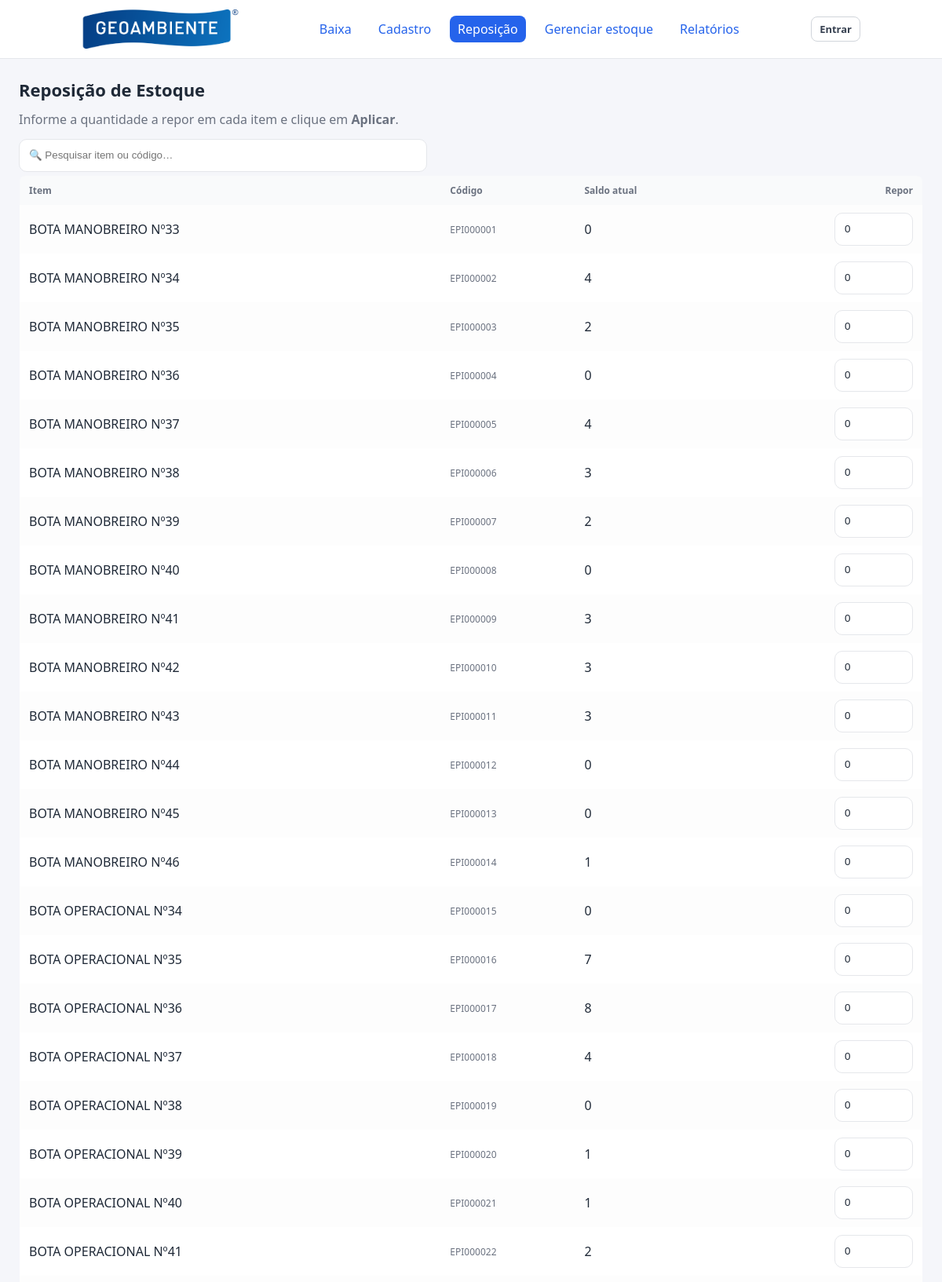
/repor (upper part), run on the app's committed database.
### tables this page shows
CREATE TABLE itens (
                id INTEGER PRIMARY KEY AUTOINCREMENT,
                nome TEXT NOT NULL,
                codigo TEXT UNIQUE NOT NULL,
                saldo INTEGER NOT NULL
            , ca TEXT);

### app_epi.py (the view, shortened to what this page needs)
@app.route("/repor", methods=["GET", "POST"])
@login_required_for(methods=("POST",))
def repor():
    conn = get_db_connection()
    cur = conn.cursor()
    q = (request.args.get("q") or "").strip()
    if q:
        like = f"%{q}%"
        cur.execute("""
            SELECT * FROM itens
            WHERE nome LIKE ? OR codigo LIKE ?
            ORDER BY nome
        """, (like, like))
    else:
        cur.execute("SELECT * FROM itens ORDER BY nome")
    itens = cur.fetchall()
    conn.close()
    return render_template("repor.html", itens=itens, q=q)

### app_epi.py (called while the page is built)
def login_required_for(methods=("POST",)):
    methods = set(m.upper() for m in methods)
    def deco(view):
        @wraps(view)
        def wrapped(*args, **kwargs):
            if request.method.upper() in methods and not session.get("user"):
                session["next_url"] = request.full_path if request.query_string else request.path
                return redirect(url_for("login"))
            return view(*args, **kwargs)
        return wrapped
    return deco

def get_db_connection():
    conn = sqlite3.connect('estoque.db')
    conn.row_factory = sqlite3.Row
    conn.execute("PRAGMA foreign_keys = ON")
    return conn

### templates/repor.html (shortened to what this page needs)
{% extends "base.html" %}
{% block content %}
<h1>Reposição de Estoque</h1>
<p class="page-sub muted">Informe a quantidade a repor em cada item e clique em <b>Aplicar</b>.</p>
<div class="table-toolbar column-left">
  <div class="toolbar-search">
    <input class="input" id="busca-repor" placeholder="🔍 Pesquisar item ou código…">
  </div>
</div>
<form method="POST" id="form-repor">
  <table class="table" id="tabela-repor">
    <thead>
      <tr>
        <th>Item</th>
        <th>Código</th>
        <th>Saldo atual</th>
        <th>Repor</th>
      </tr>
    </thead>
    <tbody>
      {% for it in itens %}
      <tr>
        <td class="col-nome">{{ it.nome }}</td>
        <td class="col-codigo small">{{ it.codigo }}</td>
        <td>{{ it.saldo }}</td>
        <td>
          <input type="number" name="qtd_{{ it.id }}" value="0" min="0" class="input" style="max-width:100px">
        </td>
      </tr>
      {% endfor %}
    </tbody>
  </table>
</form>
{% endblock %}

### static/style.css (style rules this page uses)
:root { --bg: #f5f6fa; --card: #ffffff; --muted: #6b7280; --text: #1f2937; --accent: #2563eb; --accent-2: #4f46e5; --danger: #dc2626; --success: #16a34a; --border: #e5e7eb; --radius: 12px; --line:#eef0f3; --zebra:#fafbff; --hover:#f0f6ff; --blue:#2563eb; --blue-2:#1d4ed8; --blue-3:#1e40af; --red:#ef4444; --red-2:#b91c1c; --red-bg:#fee2e2; --green:#10b981; --amber:#f59e0b; }
* { box-sizing: border-box; }
html, body { height: 100%; }
body { margin: 0; font-family: system-ui, -apple-system, Segoe UI, Roboto; background: var(--bg); color: var(--text); }
h1 { font-size:22px; margin:0 0 12px; }
p.muted { color: var(--muted); margin:6px 0 14px; }
.small { font-size:12px; color: var(--muted); }
.page-sub { margin:0 0 16px 0; }
.input, input[type="text"], input[type="number"], select, textarea { width:100%; background:#fff; color:var(--text); border:1px solid var(--border); border-radius:10px; padding:10px 12px; outline:none; }
.table { width:100%; border-collapse:collapse; overflow:hidden; border-radius:8px; border:1px solid var(--border); }
.table th, .table td { padding:10px 12px; text-align:left; }
.table thead th { font-size:12px; color:var(--muted); background:#f9fafb; }
.table tbody tr { background:#fff; }
.table tbody tr:nth-child(odd) { background:#fdfdfd; }
.table td:last-child { text-align:right; }
#form-repor .input, #form-repor .btn { height:42px; line-height:42px; box-sizing:border-box; }
.table-toolbar { display:flex; align-items:center; justify-content:space-between; gap:12px; margin:8px 0 4px; }
.table-toolbar { display: flex; align-items: flex-start; justify-content: flex-start; gap: 8px; margin: 8px 0 4px; flex-wrap: wrap; }
.table-toolbar.column-left { flex-direction: column; gap: 10px; }
.toolbar-search { width: 100%; max-width: 520px; }
.toolbar-search .input { height: 42px; line-height: 42px; box-sizing: border-box; width: 100%; }
.table th:last-child { text-align: right; }

### templates/base.html (style rules this page uses)
.table th:last-child { text-align: right; }

### data on the page
itens: nome "BOTA MANOBREIRO Nº33", codigo "EPI000001", saldo "0"
itens: nome "BOTA MANOBREIRO Nº34", codigo "EPI000002", saldo "4"
itens: nome "BOTA MANOBREIRO Nº35", codigo "EPI000003", saldo "2"
itens: nome "BOTA MANOBREIRO Nº36", codigo "EPI000004", saldo "0"
itens: nome "BOTA MANOBREIRO Nº37", codigo "EPI000005", saldo "4"
itens: nome "BOTA MANOBREIRO Nº38", codigo "EPI000006", saldo "3"
itens: nome "BOTA MANOBREIRO Nº39", codigo "EPI000007", saldo "2"
itens: nome "BOTA MANOBREIRO Nº40", codigo "EPI000008", saldo "0"
itens: nome "BOTA MANOBREIRO Nº41", codigo "EPI000009", saldo "3"
itens: nome "BOTA MANOBREIRO Nº42", codigo "EPI000010", saldo "3"
itens: nome "BOTA MANOBREIRO Nº43", codigo "EPI000011", saldo "3"
itens: nome "BOTA MANOBREIRO Nº44", codigo "EPI000012", saldo "0"
itens: nome "BOTA MANOBREIRO Nº45", codigo "EPI000013", saldo "0"
itens: nome "BOTA MANOBREIRO Nº46", codigo "EPI000014", saldo "1"
itens: nome "BOTA OPERACIONAL Nº34", codigo "EPI000015", saldo "0"
itens: nome "BOTA OPERACIONAL Nº35", codigo "EPI000016", saldo "7"
itens: nome "BOTA OPERACIONAL Nº36", codigo "EPI000017", saldo "8"
itens: nome "BOTA OPERACIONAL Nº37", codigo "EPI000018", saldo "4"
itens: nome "BOTA OPERACIONAL Nº38", codigo "EPI000019", saldo "0"
itens: nome "BOTA OPERACIONAL Nº39", codigo "EPI000020", saldo "1"
itens: nome "BOTA OPERACIONAL Nº40", codigo "EPI000021", saldo "1"
itens: nome "BOTA OPERACIONAL Nº41", codigo "EPI000022", saldo "2"
